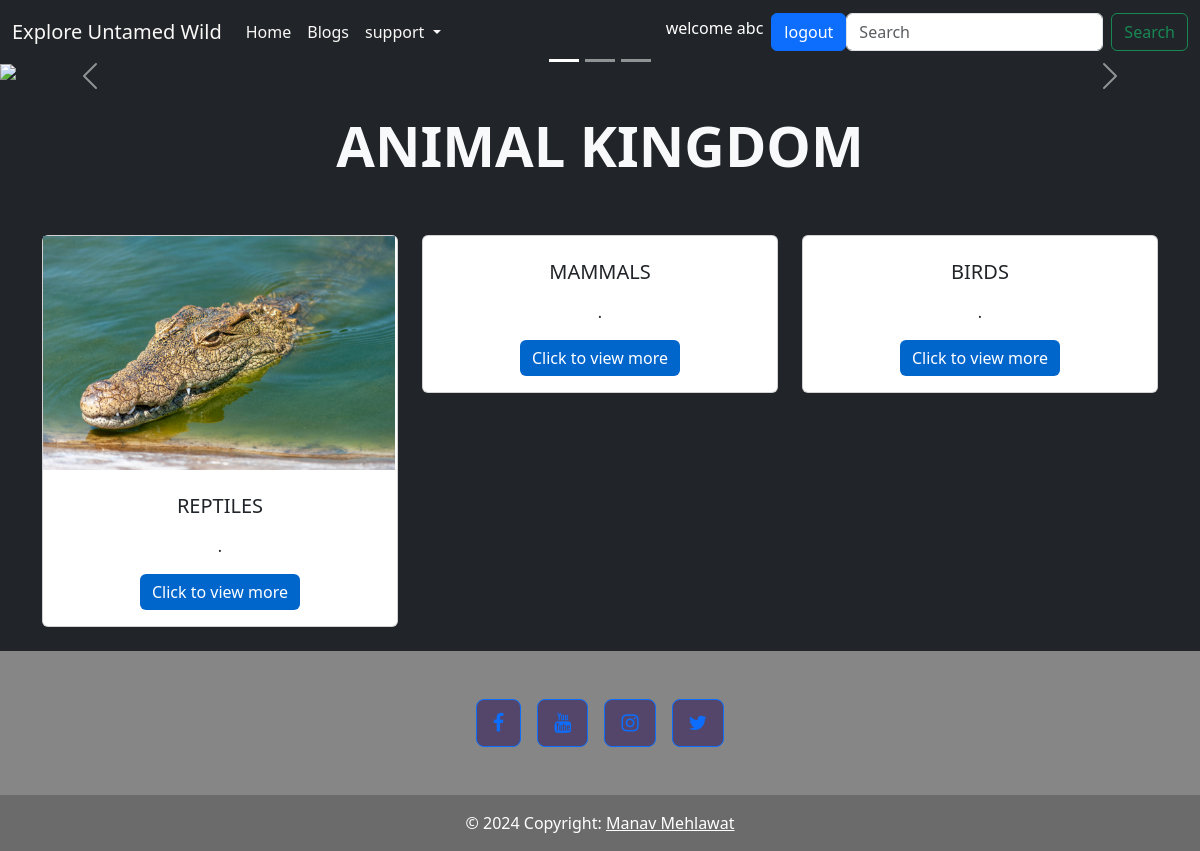
The app's page / (signed in) with its own data.
### myblogs/models.py (models this page shows, shortened)
class Blog_Category(models.Model):
    blog_cat = models.CharField(max_length=60,unique=True)
    blogcat_img = models.ImageField(upload_to='images/')
    blogcat_description= RichTextField()

### myblogs/views.py (the view)
# urls.py: 2. Add a URL to urlpatterns:  path('', views.home, name='home')
def home(request):
    y=Blog_Category.objects.all()
    return render(request , "myblogs/home.html" ,{"category":y})

### myblogs/templates/myblogs/home.html (shortened to what this page needs)
<!DOCTYPE html>
<html lang="en">
<head>
    <link href="https://cdn.jsdelivr.net/npm/bootstrap@5.3.2/dist/css/bootstrap.min.css" rel="stylesheet">
</head>
<body>
    {% include 'myblogs/navbar.html' %}
    <div id="carouselExampleCaptions" class="carousel slide" >
        <div class="carousel-indicators">
            <button type="button" data-bs-target="#carouselExampleCaptions" data-bs-slide-to="0" class="active" aria-current="true" aria-label="Slide 1"></button>
            <button type="button" data-bs-target="#carouselExampleCaptions" data-bs-slide-to="1" aria-label="Slide 2"></button>
            <button type="button" data-bs-target="#carouselExampleCaptions" data-bs-slide-to="2" aria-label="Slide 3"></button>
        </div>
        <div class="carousel-inner">
            <div class="carousel-item active">
                <img src="https://images.unsplash.com/photo-1530545232169-783ad58b026f?q=80&w=2072&auto=format&fit=crop&ixlib=rb-4.0.3&ixid=M3wxMjA3fDB8MHxwaG90by1wYWdlfHx8fGVufDB8fHx8fA%3D%3D" class="d-block w-100" alt="..."  >
                <div class="carousel-caption  d-md-block">
                </div>
            </div>
        </div>
        <button class="carousel-control-prev" type="button" data-bs-target="#carouselExampleCaptions" data-bs-slide="prev">
            <span class="carousel-control-prev-icon" aria-hidden="true"></span>
        </button>
        <button class="carousel-control-next" type="button" data-bs-target="#carouselExampleCaptions" data-bs-slide="next">
            <span class="carousel-control-next-icon" aria-hidden="true"></span>
        </button>
    </div>
    <section class="">
    <div class="container text-center mb-4 ">
        <h3 class="display-4 text-light fw-bold mt-4 mb-5">ANIMAL KINGDOM</h3>
        {% if category %}
        <div class="row">
            {% for y in category  %}
            <div class="col">
            <div class="card  mt-2 ">
                <img src="{{ y.blogcat_img.url }}" class="border-radius:10px"  style=" width: 22rem; " alt="">
                <div class="card-body mt-2">
                  <h5 class="card-title">{{ y.blog_cat }}</h5>
                  <p class="card-text">{{ y.blogcat_description | truncatewords:10 |safe }}</p>
                  <a href="{% url 'cat' y.blog_cat %}" class="btn btn-primary" style="background-color: #0066cc; border: none;">Click to view more</a>
                </div>
            </div>
            </div>
            {% endfor %}
        </div>
        {% endif %}
    </div>
    </section>
    {% include 'myblogs/footer.html' %}
</body>
</html>

### myblogs/templates/myblogs/navbar.html (shortened to what this page needs)
<!DOCTYPE html>
<html lang="en">
<head>
    <link href="https://cdn.jsdelivr.net/npm/bootstrap@5.3.2/dist/css/bootstrap.min.css" rel="stylesheet">
</head>
<body class="bg-dark">
    <nav class="navbar navbar-expand-lg bg-dark ">
        <div class="container-fluid">
          <a class="navbar-brand" href="#"  style="color: rgb(249, 248, 246);"> Explore Untamed Wild</a>
          <div class="collapse navbar-collapse" id="navbarSupportedContent">
            <ul class="navbar-nav me-auto mb-2 mb-lg-0">
              <li class="nav-item">
                <a class="nav-link active" aria-current="page" href="#" style="color: rgb(249, 248, 246);">Home</a>
              </li>
              <li class="nav-item">
                <a class="nav-link active" aria-current="page" href="http://localhost:8000/allblogs"  style="color: rgb(249, 248, 246);">Blogs</a>
              </li>
              <li class="nav-item dropdown" >
                <a class="nav-link dropdown-toggle" href="#" role="button" data-bs-toggle="dropdown" aria-expanded="false"  style="color: rgb(249, 248, 246);">
                  support
                </a>
              </li>
            </ul>
            {% if user.is_authenticated %}
            <p class="mt-2 px-2" style="color: white;">welcome {{ user.username }}</p>
              <a class="btn btn-primary" href="{% url 'logoutuser' %}">logout</a>
            {% endif %}
            <form class="d-flex" role="search" method ="post" action="{% url 'findproduct' %}">
              <input class="form-control me-2" type="search" placeholder="Search" aria-label="Search" name="prod_search">
              <button class="btn btn-outline-success" type="submit">Search</button>
            </form>
          </div>
        </div>
      </nav>
</body>
</html>

### records on screen
Blog_Category: blogcat_img (picture), blog_cat "REPTILES", blogcat_description "."
Blog_Category: blog_cat "MAMMALS", blogcat_description "."
Blog_Category: blog_cat "BIRDS", blogcat_description "."

### other values on screen
{{ user.username }} "abc"
